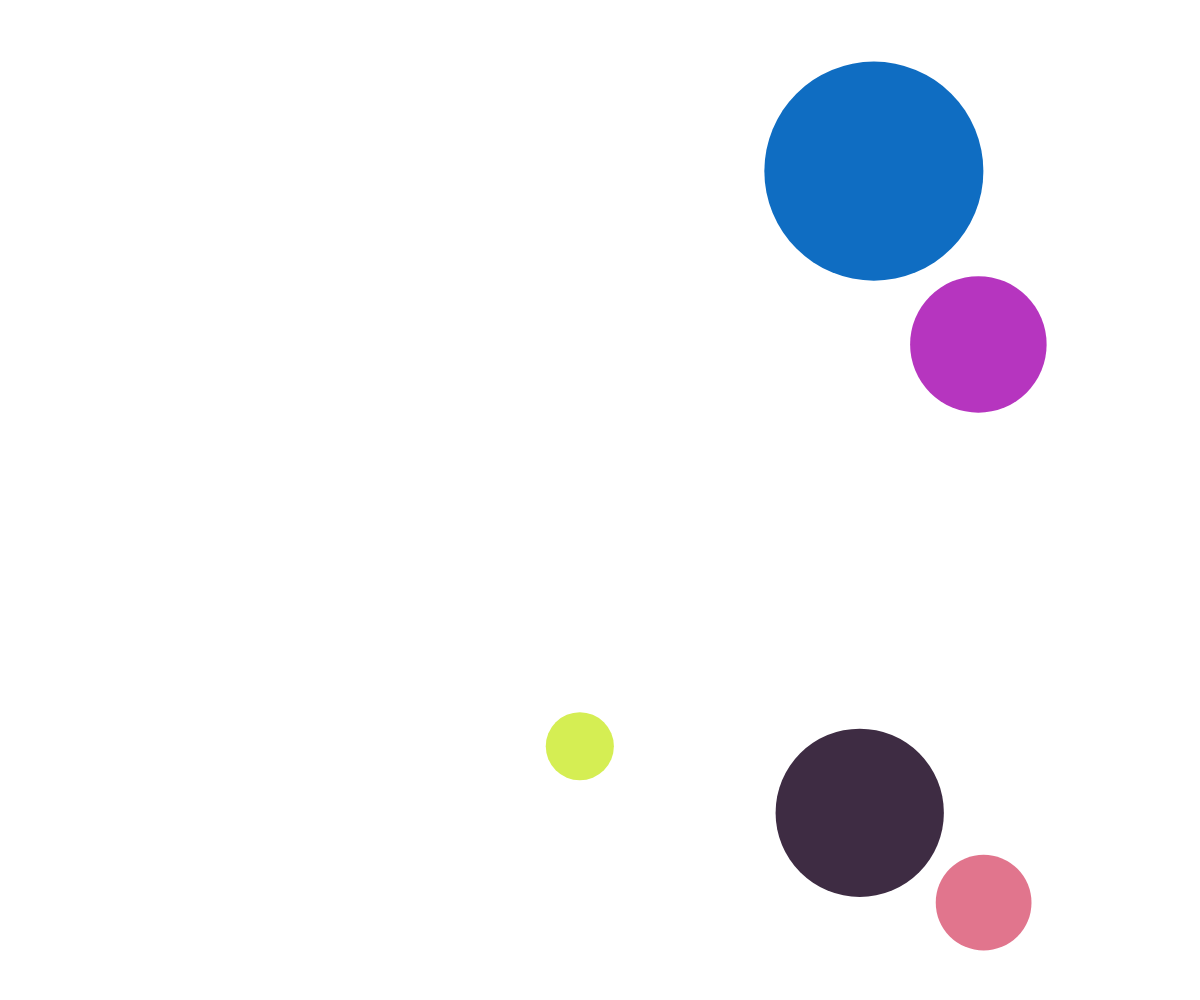
Frame 1 (no input)
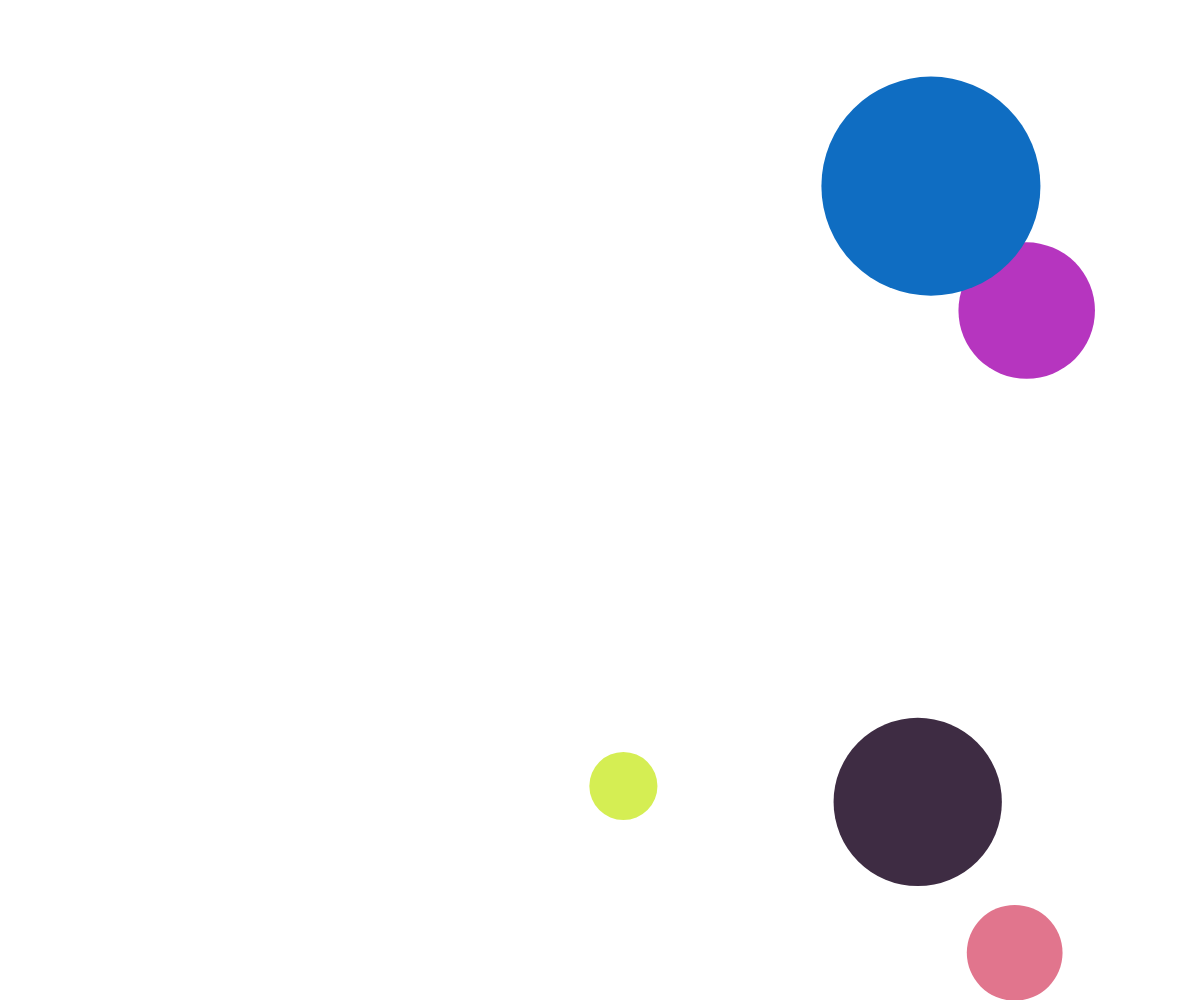
Frame 60 (no input)
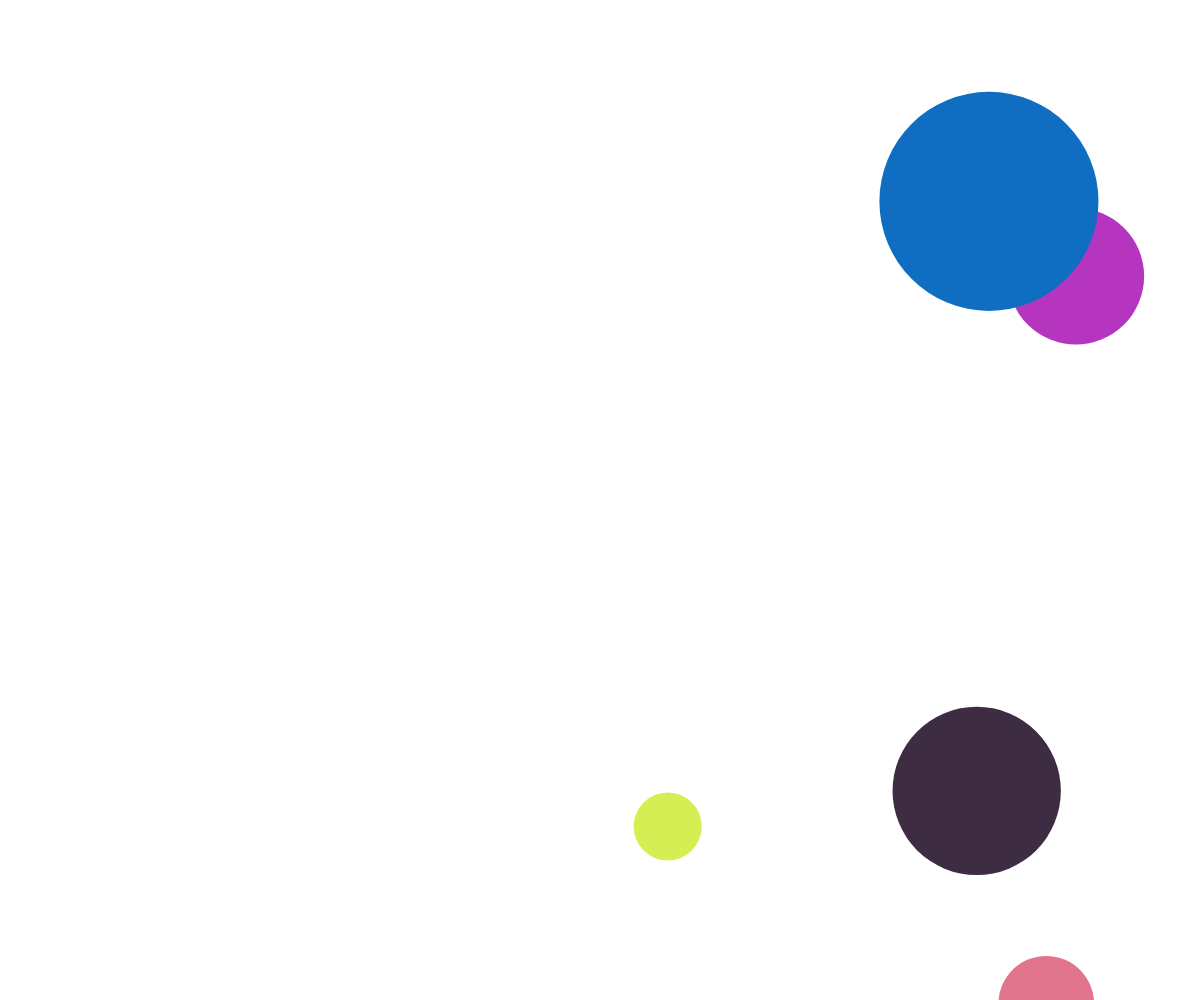
Frame 120 (the mouse pressed at the canvas centre since frame 60)

The p5.js sketch that drew these frames (run headless with seeded random() and noise() and a simulated clock; from frame 60 on, the mouse is pressed at the canvas centre):

// p5.js sketch
// ── sketch.js
let circles = [];

class Circle {
  constructor() {
    this.color = [random(0, 255), random(0, 255), random(0, 255)];
    this.size = random(50, 300);
    this.x = random(this.size / 2, window.innerWidth);
    this.y = random(this.size / 2, window.innerHeight);
    this.pos = createVector(this.x, this.y);
    this.vel = p5.Vector.random2D();
    this.acc = createVector();
  }

  move() {
    this.pos.add(this.vel);
    this.vel.add(this.acc);
  }

  display() {
    noStroke();
    fill(this.color[0], this.color[1], this.color[2]);
    return ellipse(this.pos.x, this.pos.y, this.size, this.size);
  }
}

function setup() {
  createCanvas(window.innerWidth, window.innerHeight);
  for (let i = 0; i < 5; i++) {
    circles.push(new Circle());
  }
}

function draw() {
  background(255);
  for (let i = 0; i < circles.length; i++) {
    circles[i].move();
    circles[i].display();
  }
}
